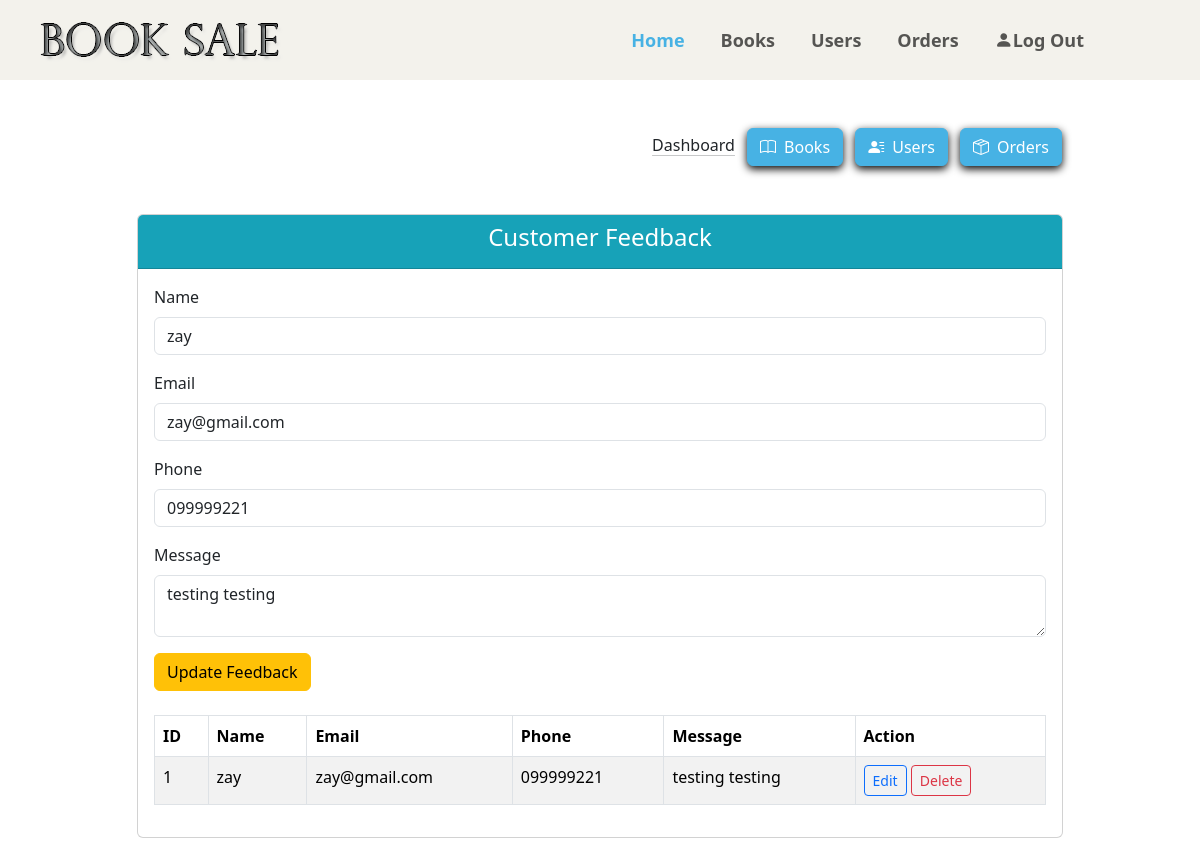
The app's page /feedback.php?action=edit&fid=1 with its own data.
### tables this page shows
CREATE TABLE `feedback` (
  `id` int(11) NOT NULL,
  `name` varchar(30) NOT NULL,
  `email` varchar(50) NOT NULL,
  `phone` varchar(15) NOT NULL,
  `message` varchar(255) NOT NULL
);

### feedback.php (the view, shortened to what this page needs)
<?php
require_once './programming/feedback/feedback_controller.php';
if (isset($_GET['action'])) {
    if ($_GET['action'] == 'delete' && isset($_GET['fid'])) {
        delfeedback($_GET['fid']);
    } elseif ($_GET['action'] == 'edit' && isset($_GET['fid'])) {
        $fid = intval($_GET['fid']);
        $query = "SELECT * FROM feedback WHERE id = $fid";
        $go_query = mysqli_query($connection, $query);
        $feedback = mysqli_fetch_assoc($go_query);
    }
}
?>
<!DOCTYPE html>
<html lang="en">
<head>
    <link
      href="https://cdn.jsdelivr.net/npm/bootstrap@5.3.3/dist/css/bootstrap.min.css"
      rel="stylesheet"
    />
    <link
      rel="stylesheet"
      href="https://cdn.jsdelivr.net/npm/bootstrap-icons@1.11.3/font/bootstrap-icons.min.css"
    />
    <link
      rel="stylesheet"
      href="https://cdnjs.cloudflare.com/ajax/libs/animate.css/4.1.1/animate.min.css"
    />
</head>
<body>
    <nav class="navbar navbar-expand-lg pt-3 pb-3">
        <div class="container-fluid ms-4">
            <a class="logo" href="#">
                <div class="col-md-2">
                    <div class="main-logo">
                        <a href="index.php"><img src="images/B.png" alt="logo"></a>
                    </div>
                </div>
            </a>
            <div class="collapse navbar-collapse" id="navbarSupportedContent">
            <ul class="navbar-nav mx-auto mb-2 mb-lg-0">
                <li class="nav-item">
                <a class="nav-link active" aria-current="page" href="./index.php"
                    >Home</a
                >
                </li>
                <li class="nav-item">
                <a class="nav-link" href="./book.php">Books</a>
                </li>
                <li class="nav-item">
                <a class="nav-link" href="./user.php">Users</a>
                </li>
                <li class="nav-item">
                <a class="nav-link" href="./order.php">Orders</a>
                </li>
                <li class="nav-item">
                <a class="nav-link" href="./logout.php"
                    ><i class="bi bi-person-fill"></i>Log Out</a
                >
                </li>
            </ul>
            </div>
        </div>
    </nav>
    <div class="container mt-5">
        <div class="m-5">
            <div class=" d-flex justify-content-end me-5">
                <div class="btns">
                    <a href="./dashboard.php" class="link-dark link-offset-2 link-underline-opacity-25 link-underline-opacity-100-hover me-2">Dashboard</a>
                    <a href="./book.php" class="btn add-book-btn btn-primary me-2">
                    <i class="bi bi-book pe-2"></i>Books
                    </a>
                    <a href="./user.php" class="btn add-user-btn btn-primary me-2">
                    <i class="bi bi-person-lines-fill pe-2"></i>Users
                    </a>
                    <a href="./order.php" class="btn add-user-btn btn-primary">
                    <i class="bi bi-box-seam pe-2"></i>Orders
                    </a>
                </div>
            </div>
        </div>
        <div class="row justify-content-center">
            <div class="col-md-10">
                <div class="card">
                    <div class="card-header text-center text-white" style="background-color: #17A2B8;">
                        <h4>Customer Feedback</h4>
                    </div>
                    <div class="card-body">
                        <form method="POST" action="feedback.php">
                            <div class="mb-3">
                                <label class="form-label">Name</label>
                                <input type="text" class="form-control" name="name"
                                    value="<?php echo isset($feedback) ? htmlspecialchars($feedback['name']) : ''; ?>" required>
                            </div>
                            <div class="mb-3">
                                <label class="form-label">Email</label>
                                <input type="email" class="form-control" name="email"
                                    value="<?php echo isset($feedback) ? htmlspecialchars($feedback['email']) : ''; ?>" required>
                            </div>
                            <div class="mb-3">
                                <label class="form-label">Phone</label>
                                <input type="text" class="form-control" name="phone"
                                    value="<?php echo isset($feedback) ? htmlspecialchars($feedback['phone']) : ''; ?>" required>
                            </div>
                            <div class="mb-3">
                                <label class="form-label">Message</label>
                                <textarea class="form-control" name="message" required><?php echo isset($feedback) ? htmlspecialchars($feedback['message']) : ''; ?></textarea>
                            </div>
                            <?php if (isset($feedback)) { ?>
                                <button type="submit" name="update_feedback" class="btn btn-warning">Update Feedback</button>
                            <?php } else { ?>
                                <button type="submit" name="add_feedback" class="btn btn-success">Submit Feedback</button>
                            <?php } ?>
                        </form>
                        <table class="table table-striped table-bordered mt-4">
                            <thead>
                                <tr>
                                    <th>ID</th>
                                    <th>Name</th>
                                    <th>Email</th>
                                    <th>Phone</th>
                                    <th>Message</th>
                                    <th>Action</th>
                                </tr>
                            </thead>
                            <tbody>
                                <?php
                                $query = "SELECT * FROM feedback ORDER BY id ASC";
                                $go_query = mysqli_query($connection, $query);
                                while ($row = mysqli_fetch_assoc($go_query)) {
                                    echo "<tr>";
                                    echo "<td>{$row['id']}</td>";
                                    echo "<td>" . htmlspecialchars($row['name']) . "</td>";
                                    echo "<td>" . htmlspecialchars($row['email']) . "</td>";
                                    echo "<td>" . htmlspecialchars($row['phone']) . "</td>";
                                    echo "<td>" . htmlspecialchars($row['message']) . "</td>";
                                    echo "<td>
                                            <a href='feedback.php?action=edit&fid={$row['id']}' class='btn btn-outline-primary btn-sm'>Edit</a>
                                            <a href='feedback.php?action=delete&fid={$row['id']}' class='btn btn-outline-danger btn-sm' onclick='return confirm(\"Are you sure?\")'>Delete</a>
                                        </td>";
                                    echo "</tr>";
                                }
                                ?>
                            </tbody>
                        </table>
                    </div>
                </div>
            </div>
        </div>
    </div>
</body>
</html>

### feedback.php (style rules this page uses)
body { background-color: #ADD8E6; color: white; }
.container { max-width: 1680px; height: 100vh; }
.card { background-color: white; }
.table { background-color: white; }
.table td, .table th { color: black; }
.table th { background-color: #0056b3; color: white; }
.navbar { background-color: #f3f2ec; padding-left: 4rem; padding-right: 4rem; }
ul.navbar-nav.mx-auto.mb-2.mb-lg-0 { margin-right: 10% !important; }
.nav-item { padding-left: 20px; font-size: 18px; font-weight: 600; }
.nav-link { color: #fff; font-size: 18px; }
.nav-link.active, .nav-link:hover { color: #47b2e4 !important; }
.btn-primary { background-color: #47b2e4 !important; border-color: #47b2e4 !important; }
.add-book-btn, .add-user-btn { box-shadow: 0 3px 8px black; }

### records on screen
feedback: name "zay", email "zay@gmail.com", phone "099999221", message "testing testing", id "1"
